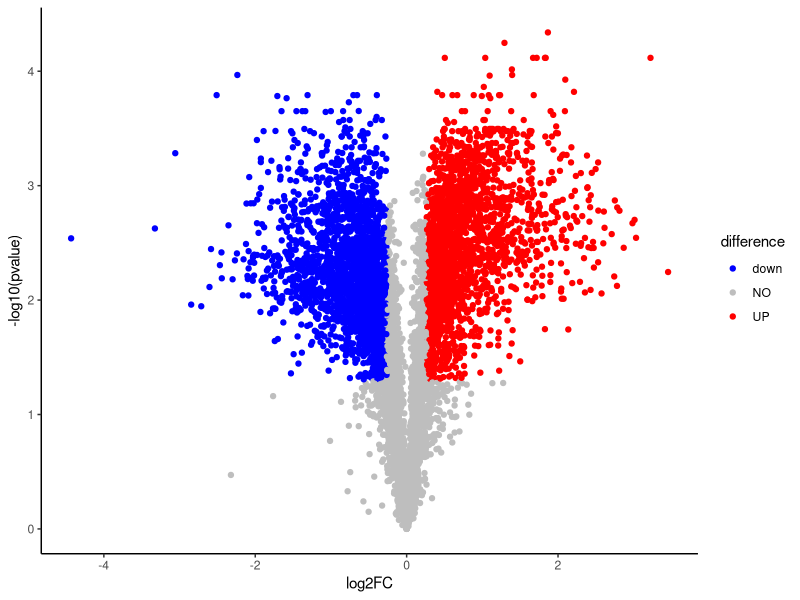

Reproduce this figure in R.
## ---- chunk 1
knitr::opts_chunk$set(echo = TRUE)
## ---- chunk 2
setwd("C:/Users/EHIS/Desktop/Rstudy/DTRC_R_lecture-main/Day2")
## ---- chunk 3
library("tidyverse")
library(dplyr)
library(tidyr)
FoldChange <- read.table("./FoldChange.csv", sep=',', header = T, row.names =1)
head(FoldChange)
FoldChange$difference <- "NO"
head(FoldChange)
## ---- chunk 4
FoldChange$difference [FoldChange$log2FC > log(1.2,2) & FoldChange$pvalue < 0.05] <- "UP"
FoldChange$difference [FoldChange$log2FC < -log(1.2,2) & FoldChange$pvalue < 0.05] <- "down"
## ---- chunk 5
p1 <- ggplot(data=FoldChange, aes(x=log2FC, y=-log10(pvalue), col=difference)) + geom_point() + theme_classic() + scale_color_manual(values=c("blue","gray","red"))

p1
## ---- chunk 6
library(ggrepel)
